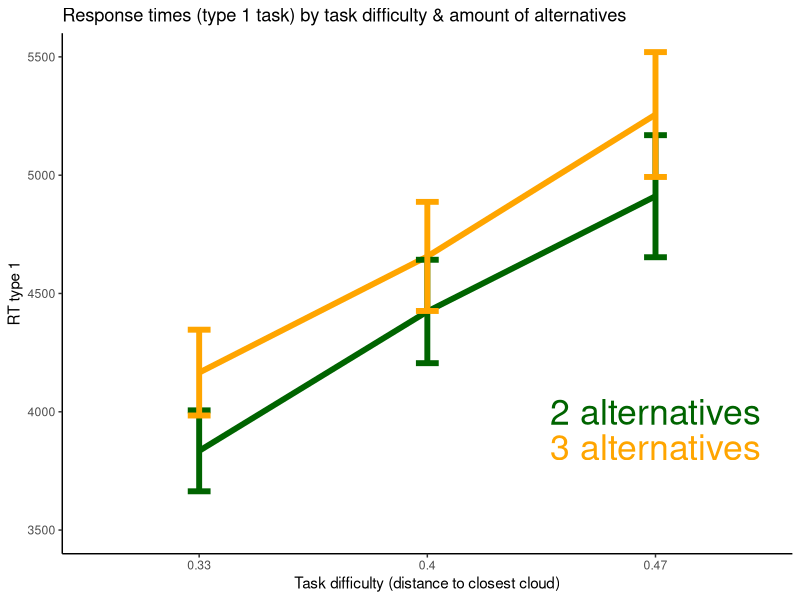
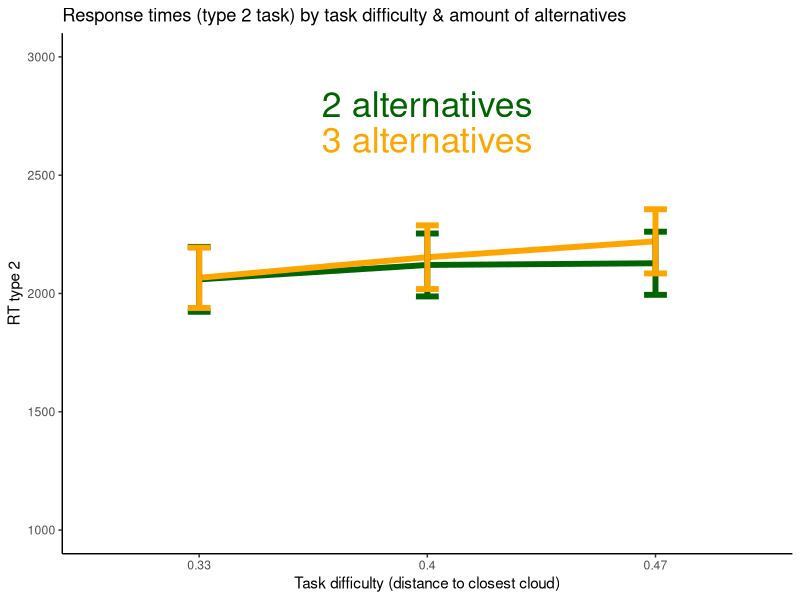
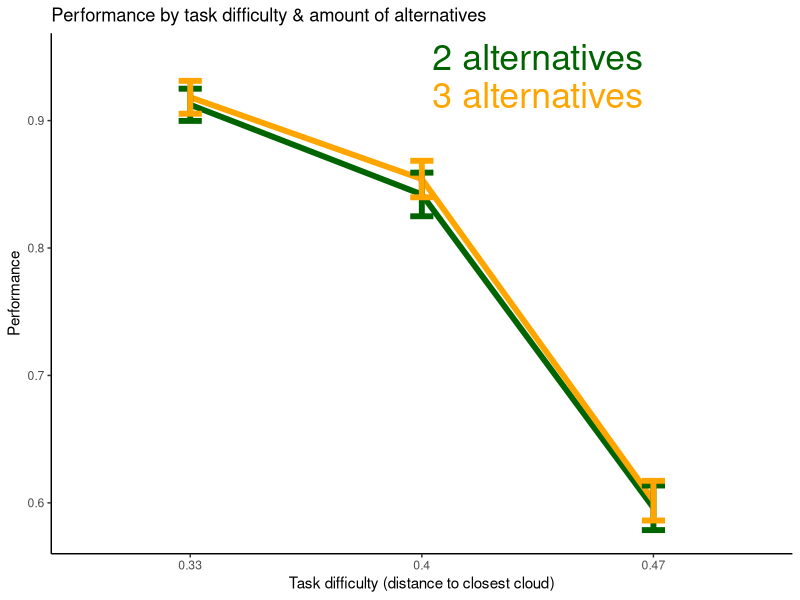
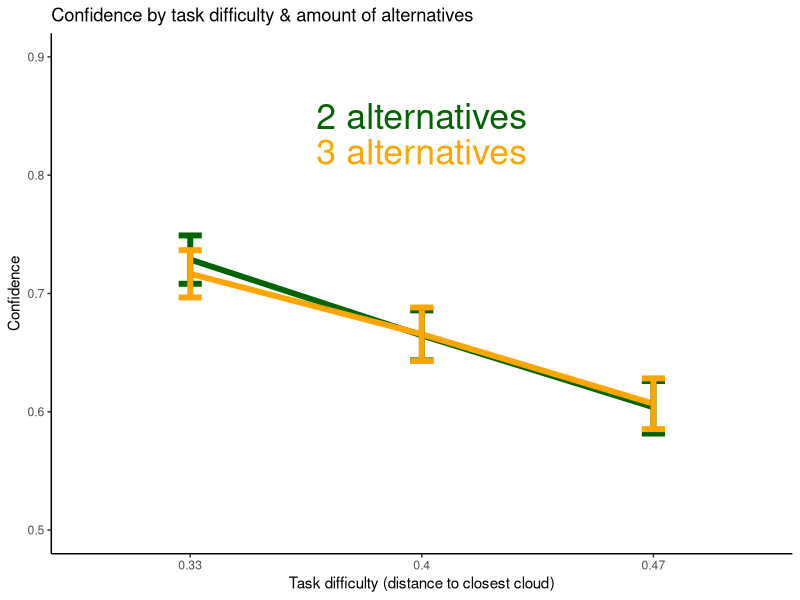
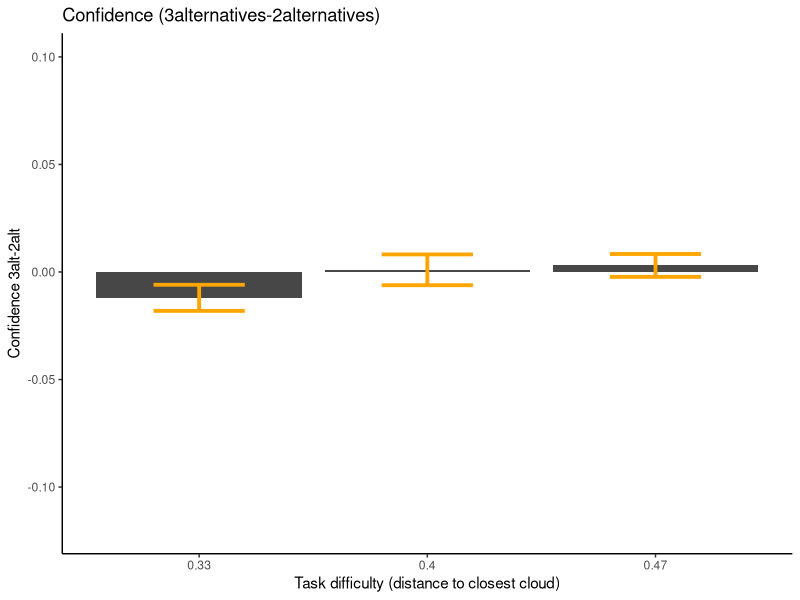

Here is the R script that generated these plots, in order:
library(tidyverse)

# -----------------------------------------------------------------------------------------------

data <- read.csv2('data_experiment3.csv')
data$Correct = as.logical(data$Correct)
data <- as_tibble(data)

# ----------------------------------------------------------------------------------------------------

###---- Response times by difficulty & amount of alternatives ----####

data %>%
  group_by(Nsujeto, distance_ratio, Nalternativas) %>% 
  summarize(rt1 = mean(RT_type1)) %>% 
  ggplot(aes(x=rev(as.factor(distance_ratio)),
             y=rt1,
             group=as.factor(Nalternativas)))+
  stat_summary(fun = mean, geom = "line", na.rm=T, lwd=2, 
               col=c(rep('darkgreen',3), rep('orange',3)))+
  stat_summary(geom='errorbar', lwd=2, col=c(rep('darkgreen',3), rep('orange',3)),
               width=0.1)+
  scale_x_discrete(name='Task difficulty (distance to closest cloud)', 
                   labels=c('0.33', '0.4', '0.47'))+
  ylab('RT type 1')+
  ggtitle('Response times (type 1 task) by task difficulty & amount of alternatives')+
  theme_classic()+
  coord_cartesian(ylim=c(3500,5500))+
  annotate('text', x=3, y=c(4000, 3850), label=c('2 alternatives','3 alternatives'),
           col=c('darkgreen', 'orange'), size=9)

data %>%
  group_by(Nsujeto, distance_ratio, Nalternativas) %>% 
  summarize(rtconf = mean(RT_Confidence)) %>% 
  ggplot(aes(x=rev(as.factor(distance_ratio)),
             y=rtconf,
             group=as.factor(Nalternativas)))+
  stat_summary(fun = mean, geom = "line", na.rm=T, lwd=2, 
               col=c(rep('darkgreen',3), rep('orange',3)))+
  stat_summary(geom='errorbar', lwd=2, col=c(rep('darkgreen',3), rep('orange',3)),
               width=0.1)+
  scale_x_discrete(name='Task difficulty (distance to closest cloud)', 
                   labels=c('0.33', '0.4', '0.47'))+
  ylab('RT type 2')+
  ggtitle('Response times (type 2 task) by task difficulty & amount of alternatives')+
  theme_classic()+
  coord_cartesian(ylim=c(1000,3000))+
  annotate('text', x=2, y=c(2800, 2650), label=c('2 alternatives','3 alternatives'),
           col=c('darkgreen', 'orange'), size=9)

####---- Performance by difficulty & amount of alternatives ----####
data %>%
  group_by(Nsujeto, distance_ratio, Nalternativas) %>% 
  summarize(perf = mean(binary_correct)) %>% 
  ggplot(aes(x=rev(as.factor(distance_ratio)),
             y=perf,
             group=as.factor(Nalternativas)))+
  stat_summary(fun = mean, geom = "line", na.rm=T, lwd=2, 
               col=c(rep('darkgreen',3), rep('orange',3)))+
  stat_summary(geom='errorbar', lwd=2, col=c(rep('darkgreen',3), rep('orange',3)),
               width=0.1)+
  scale_x_discrete(name='Task difficulty (distance to closest cloud)', 
                   labels=c('0.33', '0.4', '0.47'))+
  ylab('Performance')+
  ggtitle('Performance by task difficulty & amount of alternatives')+
  theme_classic()+
  annotate('text', x=2.5, y=c(0.95, 0.92), label=c('2 alternatives','3 alternatives'),
           col=c('darkgreen', 'orange'), size=9)


####---- Confidence by difficulty & amount of alternatives ----####
data %>%
  group_by(Nsujeto, distance_ratio, Nalternativas) %>% 
  summarize(conf = mean(Confidence)) %>% 
  ggplot(aes(x=rev(as.factor(distance_ratio)),
             y=conf,
             group=as.factor(Nalternativas)))+
  stat_summary(fun = mean, geom = "line", na.rm=T, lwd=2, 
               col=c(rep('darkgreen',3), rep('orange',3)))+
  stat_summary(geom='errorbar', lwd=2, col=c(rep('darkgreen',3), rep('orange',3)),
               width=0.1)+
  scale_x_discrete(name='Task difficulty (distance to closest cloud)', 
                   labels=c('0.33', '0.4', '0.47'))+
  ylab('Confidence')+
  ggtitle('Confidence by task difficulty & amount of alternatives')+
  theme_classic()+
  coord_cartesian(ylim=c(0.5,0.9))+
  annotate('text', x=2, y=c(0.85, 0.82), label=c('2 alternatives','3 alternatives'),
           col=c('darkgreen', 'orange'), size=9)


####---- confidence 3 alternatives - 2 alternatives ----####

# this code can reproduce the subtraction between correct and incorrect trials
# to do that, add at indx3 and indx2:
# subj$binary_correct==0 (inc trials) // subj$binary_correct==1 (cor trials)


levels <- sort(unique(data$distance_ratio), decreasing = T)
nsubj  <- max(data$Nsujeto)
conf_data <- matrix(NA, nsubj, 3) # 3 levels of difficulty

for(i in 1:nsubj){
  subj <- data[data$Nsujeto==i,]
  temp <- c()
  
  for(j in levels){
    indx3 <- which(subj$distance_ratio==j & subj$Nalternativas==3)
    indx2 <- which(subj$distance_ratio==j & subj$Nalternativas==2)
    temp <- c(temp, mean(subj[indx3,]$Confidence)-mean(subj[indx2,]$Confidence))
  }
  
  conf_data[i,] <- temp
  
}

# standard error of mean 
level1 <- mean_se(na.omit(conf_data[,1]))
level2 <- mean_se(na.omit(conf_data[,2]))
level3 <- mean_se(na.omit(conf_data[,3]))

# plot
graphdata <- data.frame(names = c('0.33', '0.4', '0.47'), 
                        values = colMeans(conf_data, na.rm = T))
graphdata %>%
  ggplot(aes(x=c('0.33', '0.4', '0.47'),y=values))+
  geom_col(fill='gray28')+
  geom_errorbar(aes(x=c('0.33', '0.4', '0.47'), ymin=c(level1$ymin, level2$ymin, level3$ymin), 
                    ymax=c(level1$ymax,level2$ymax,level3$ymax)),
                width=0.4, size=1.3, color='orange')+
  ylim(c(-0.12,0.10))+
  ggtitle('Confidence (3alternatives-2alternatives)')+
  ylab('Confidence 3alt-2alt')+
  xlab('Task difficulty (distance to closest cloud)')+
  theme_classic()


